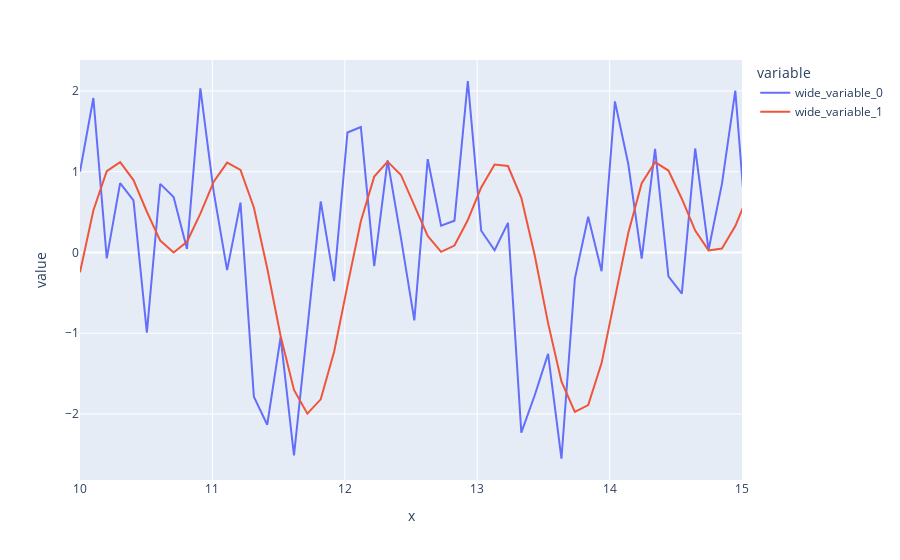

The notebook cell this image was saved under:
### Code cell
import plotly.express as px

x_test = np.linspace(10, 20, 100)
prediction = result
actual = np.sin(np.pi * x_test) + np.cos(2 * np.pi * x) + np.sin(7 * np.pi * x)

fig = px.line(x=x_test, y=[actual, result])
fig.update_xaxes(range=[10, 15])
fig.show()
